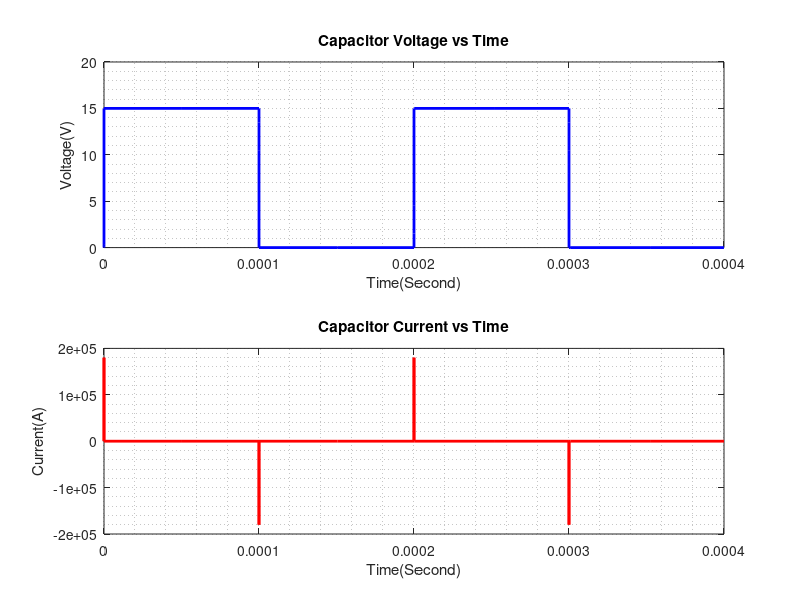

The MATLAB source for this figure:
clc
clear
close all

d=load('gatedrive_veryideal.txt');
time = d(:,1);
cap_voltage = d(:,2);
cap_current = d(:,3);

subplot(2,1,1)
plot(time,cap_voltage, 'LineWidth',2,'Color',[0 0 1]);
grid minor
xlabel("Time(Second)");
ylabel("Voltage(V)");
title("Capacitor Voltage vs Time");

subplot(2,1,2)
plot(time,cap_current, 'LineWidth',2,'Color',[1 0 0]);
grid minor
xlabel("Time(Second)");
ylabel("Current(A)");
title("Capacitor Current vs Time")